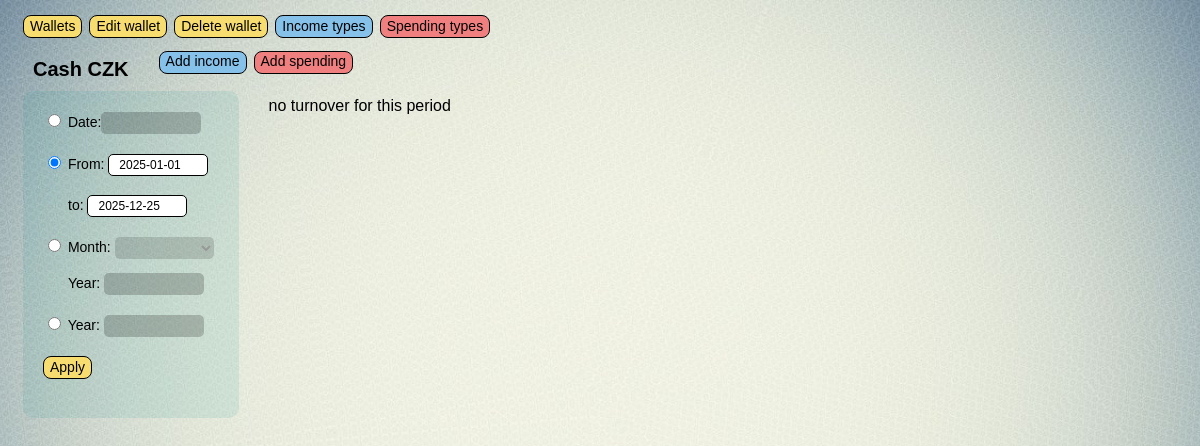
Before: /finance/home_wlt/12/calendar/?choice=period&start_date=2025-01-01&end_date=2025-12-25 with the older database file.
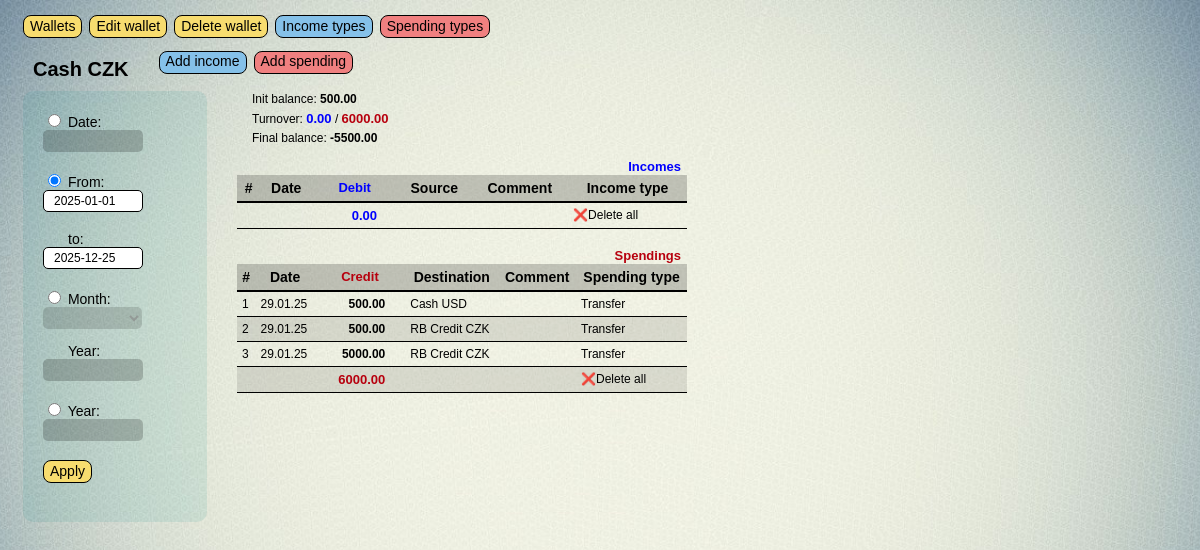
After: the same page with the newer database file.
### finance/models.py (models this page shows, shortened)
class Spending(models.Model):
    date = models.DateField(db_index=True, verbose_name = 'Date')
    credit = models.DecimalField(max_digits=12, decimal_places=2, verbose_name = 'Sum ct')
    destination = models.CharField(max_length=20, null=True, blank=True, verbose_name = 'To')
    comment = models.TextField(max_length=60, null=True, blank=True, verbose_name = 'Comment')
    spending_type = models.ForeignKey('Spending_type', null=True, blank=True, on_delete=models.PROTECT, verbose_name = 'Spending Type')
    wallet = models.ForeignKey(Wallet, null=True, blank=True, on_delete=models.CASCADE, verbose_name='Wallet')
    class Meta:
        verbose_name = 'spending'
        verbose_name_plural = 'spendings'
        ordering = ['date']

class Spending_type(models.Model):
    name = models.CharField(max_length=30, db_index=True, unique=True,  verbose_name ='spending type')
    def __str__(self):
        return self.name
    class Meta:
        verbose_name = 'spending type'
        verbose_name_plural = 'spending types'
        ordering = ['name']

### finance/views.py (the view, shortened to what this page needs)
# urls.py: path('home_wlt/<int:pk>/calendar/', calendar_view, name='calendar'),
def calendar_view(request, pk):
    current_wlt = Wallet.objects.get(pk=pk)
    context = {}
    if request.method == 'GET':
        choice = request.GET.get("choice")
        if choice == "date":#_____________________________________________________________________date
            single_date = request.GET.get("single_date")
            context['single_date'] = single_date
            filtered_dt = Income.objects.filter(wallet=current_wlt, date=single_date)
            filtered_dt_sum = filtered_dt.aggregate(Sum('debit'))['debit__sum'] or Decimal('0.00')
            filtered_ct = Spending.objects.filter(wallet=current_wlt, date=single_date)
            filtered_ct_sum = filtered_ct.aggregate(Sum('credit'))['credit__sum'] or Decimal('0.00')
            data_chart = get_data_chart(filtered_dt, filtered_ct)
            init_date = datetime.strptime(single_date, "%Y-%m-%d").date()
            prev_date = init_date - timedelta(days=1)
            if init_date < current_wlt.w_date:
                init_bal = 0
            else:
                before_obj_dt = Income.objects.filter(wallet=current_wlt, date__range=[current_wlt.w_date, prev_date])
                before_dt_sum = before_obj_dt.aggregate(Sum('debit'))['debit__sum'] or Decimal('0.00')
                before_obj_ct = Spending.objects.filter(wallet=current_wlt, date__range=[current_wlt.w_date, prev_date])
                before_ct_sum = before_obj_ct.aggregate(Sum('credit'))['credit__sum'] or Decimal('0.00')
                init_bal = current_wlt.w_balance + before_dt_sum - before_ct_sum
        elif choice == "period":#_____________________________________________________________________period
            start_date = request.GET.get("start_date")
            end_date = request.GET.get("end_date")
            context['start_date'] = start_date
            context['end_date'] = end_date
            filtered_dt = Income.objects.filter(wallet=current_wlt, date__range=[start_date, end_date])
            filtered_dt_sum = filtered_dt.aggregate(Sum('debit'))['debit__sum'] or Decimal('0.00')
            filtered_ct = Spending.objects.filter(wallet=current_wlt, date__range=[start_date, end_date])
            filtered_ct_sum = filtered_ct.aggregate(Sum('credit'))['credit__sum'] or Decimal('0.00')
            data_chart = get_data_chart(filtered_dt, filtered_ct)
            init_date = datetime.strptime(start_date, "%Y-%m-%d").date()
            prev_date = init_date - timedelta(days=1)
            if init_date < current_wlt.w_date:
                init_bal = 0
            else:
                before_obj_dt = Income.objects.filter(wallet=current_wlt, date__range=[current_wlt.w_date, prev_date])
                before_dt_sum = before_obj_dt.aggregate(Sum('debit'))['debit__sum'] or Decimal('0.00')
                before_obj_ct = Spending.objects.filter(wallet=current_wlt, date__range=[current_wlt.w_date, prev_date])
                before_ct_sum = before_obj_ct.aggregate(Sum('credit'))['credit__sum'] or Decimal('0.00')
                init_bal = current_wlt.w_balance + before_dt_sum - before_ct_sum
    final_balance = init_bal + filtered_dt_sum - filtered_ct_sum
    context['wlt_pk'] = pk
    context['current_wlt'] = current_wlt
    context['init_bal'] = init_bal
    context['filtered_dt'] = filtered_dt
    context['filtered_dt_count']= filtered_dt.count()
    context['filtered_dt_sum'] = filtered_dt_sum
    context['filtered_ct'] = filtered_ct
    context['filtered_ct_count'] = filtered_ct.count()
    context['filtered_ct_sum'] = filtered_ct_sum
    context['dtct_sum'] = filtered_dt_sum + filtered_ct_sum
    context['left'] = current_wlt.w_limit + final_balance
    context['final_balance'] = final_balance
    context['data_chart'] = data_chart
    return render(request, 'finance/home_wlt.html', context)

### finance/templates/finance/home_wlt.html (shortened to what the changed rows need)
{% extends 'layout/basic.html' %}
{% load static %}
{% block header %}
    <div class='header'>
        <h1>{{current_wlt.f_name}}</h1>
    </div>
{% endblock %}
{% block right_side %}
    {% if dtct_sum != 0 %}
        <div class="info_txt">
            <p>Init balance:  <span class="bal">{{ init_bal|floatformat:2 }}</span></p>
            <p>Turnover: <span class="d">{{ filtered_dt_sum|floatformat:2 }}</span>  /  <span class="c">{{ filtered_ct_sum|floatformat:2 }}</span> </p>
            <p>Final balance: <span class="bal">{{ final_balance|floatformat:2 }}</span></p>
        </div>
        <button class="collapsible dt d">Incomes</button>
        <table>
            <thead>
                <tr>
                    <th>#</th>
                    <th>Date</th>
                    <th class="d">Debit</th>
                    <th>Source</th>
                    <th>Comment</th>
                    <th>Income type</th>
                </tr>
            </thead>
            <tbody>
                <tr class="always-visible">
                    <td></td>
                    <td></td>
                    <td style="text-align: right; padding: 5px 20px 5px 20px;" class="d">{{ filtered_dt_sum|floatformat:2 }}</td>
                    <td></td>
                    <td></td>
                    <td><a href="#" class="delete_dt_link" data_url_dt="{% url 'delete_filtered_dt' w_pk=current_wlt.pk %}
?params={% for key, value in request.GET.items %}{{ key }}={{ value }}*{% endfor %}&ids={% for item in filtered_dt %}{{ item.pk }}/{% endfor %}">❌Delete all</a>
                </tr>
            </tbody>
        </table>
        <br>
        <button class="collapsible ct c">Spendings</button>
        <table>
            <thead>
                <tr>
                    <th>#</th>
                    <th>Date</th>
                    <th class="c">Credit</th>
                    <th>Destination</th>
                    <th>Comment</th>
                    <th>Spending type</th>
                </tr>
            </thead>
            <tbody>
                {% for rec in filtered_ct %}
                <tr class="table-container ct">
                    <td>{{ forloop.counter }}</td>
                    <td>{{ rec.date|date:"d.m.y" }}</td>
                    <td style="text-align: right; padding: 5px 20px 5px 10px; font-weight: bold;">
                        <a href="{% url 'update_spending' w_pk=current_wlt.pk spending_pk=rec.pk %}?{% for key, value in request.GET.items %}{{ key }}={{ value }}&{% endfor %}">{{ rec.credit }}</a>
                    </td>
                    <td>{{ rec.destination }}</td>
                    <td>{{ rec.comment }}</td>
                    <td>{{ rec.spending_type }}</td>
                </tr>
                {% endfor %}
                <tr class="always-visible">
                    <td></td>
                    <td></td>
                    <td style="text-align: right; padding: 5px 20px 5px 20px;" class="c">{{ filtered_ct_sum|floatformat:2 }}</td>
                    <td></td>
                    <td></td>
                    <td><a href="#" class="delete_ct_link" data_url_ct="{% url 'delete_filtered_ct' w_pk=current_wlt.pk %}
?params={% for key, value in request.GET.items %}{{ key }}={{ value }}*{% endfor %}&ids={% for item in filtered_ct %}{{ item.pk }}/{% endfor %}">❌Delete all</a>
                    </td>
                </tr>
            </tbody>
        </table>
    {% else %}
        <p>no turnover for this period</p>
    {% endif %}
{% endblock %}

Changed rows visible on the page:
added Spending: date "29.01.25", credit "500.00", destination "Cash USD", spending_type "Transfer"
added Spending: date "29.01.25", credit "500.00", destination "RB Credit CZK", spending_type "Transfer"
added Spending: date "29.01.25", credit "5000.00", destination "RB Credit CZK", spending_type "Transfer"
Other visible differences:
{{ init_bal|floatformat:2 }}: (not shown) → "500.00"
{{ filtered_dt_sum|floatformat:2 }}: (not shown) → "0.00"
{{ filtered_ct_sum|floatformat:2 }}: (not shown) → "6000.00"
{{ final_balance|floatformat:2 }}: (not shown) → "-5500.00"
text no longer shown: "no turnover for this period"
text now shown: "Init balance: Turnover: / Final balance: Incomes # Date Debit Source Comment Income type ❌Delete all Spendings # Date Credit Destination Comment Spending type ❌Delete all"
